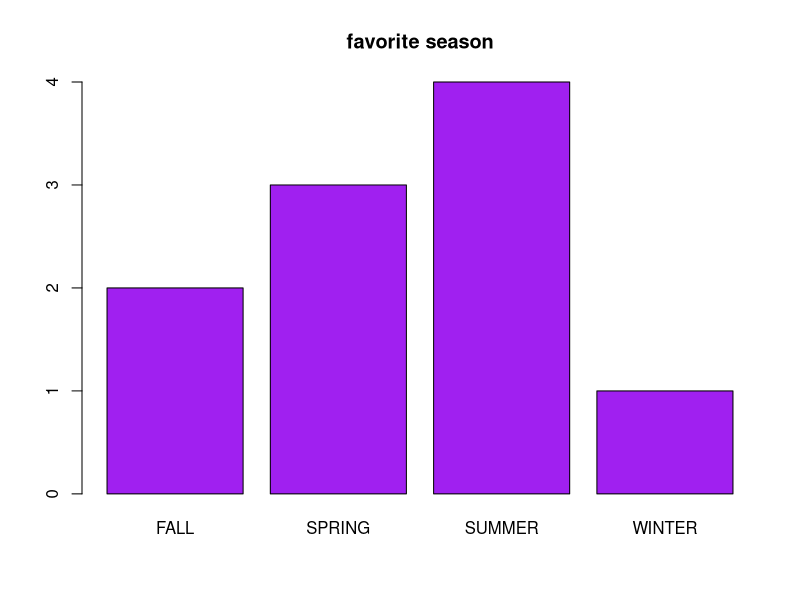
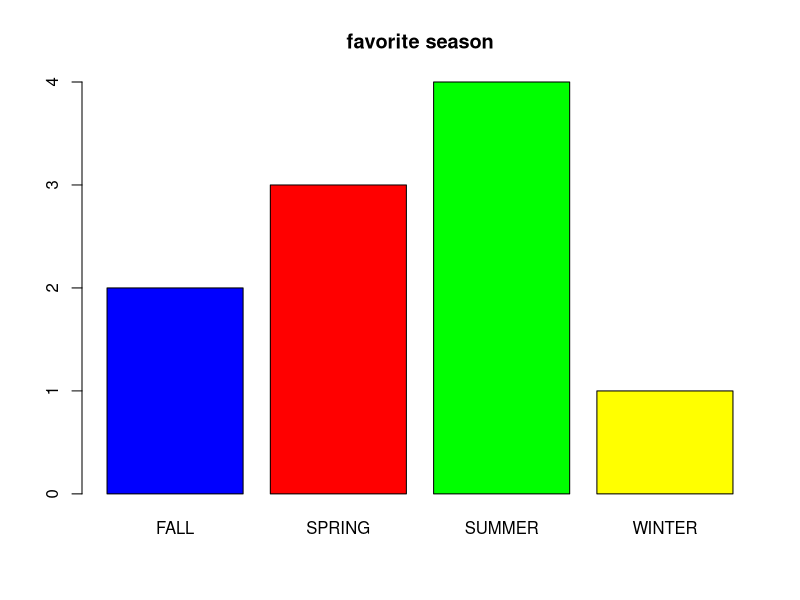
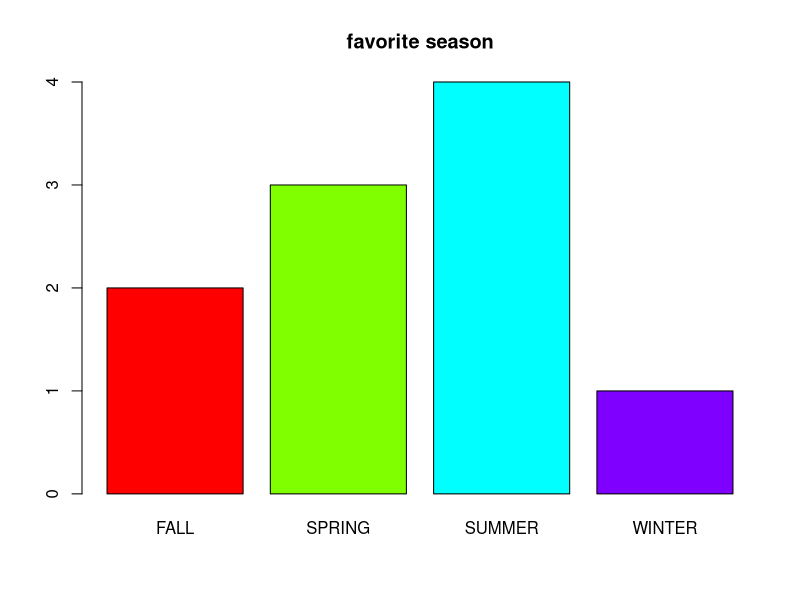
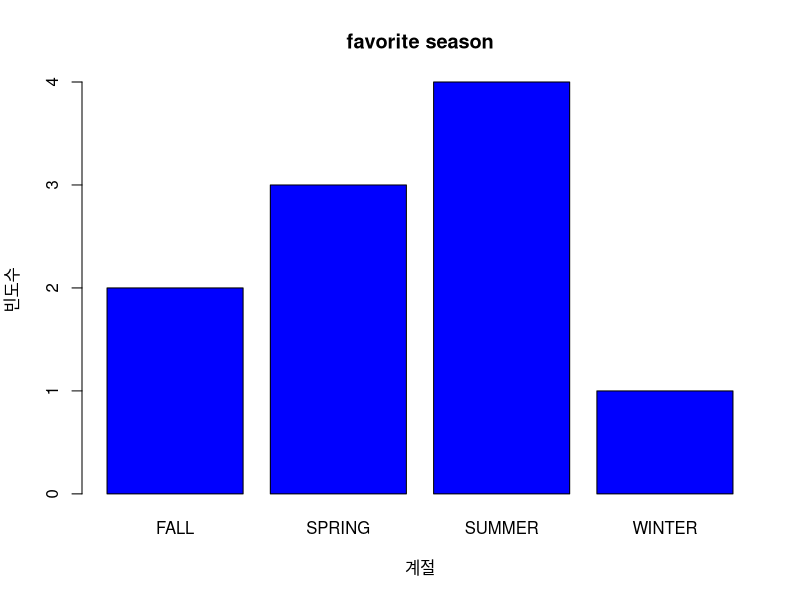
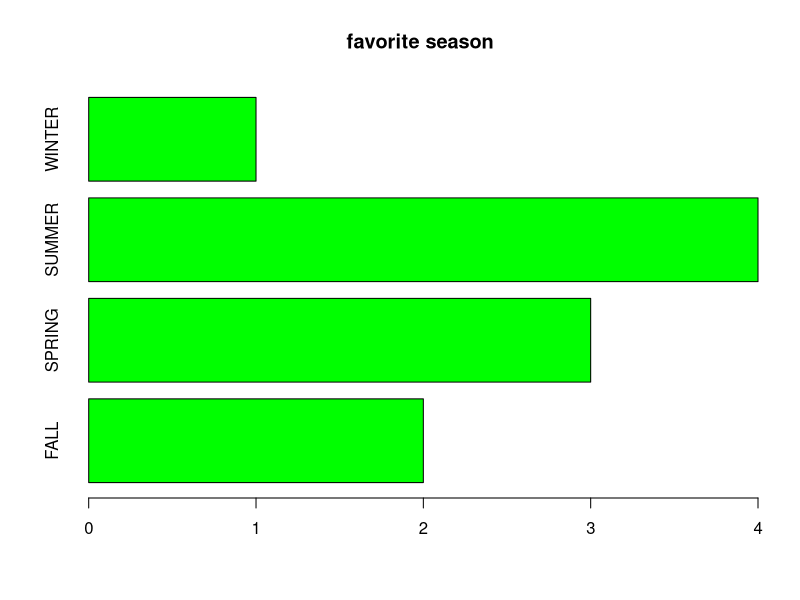
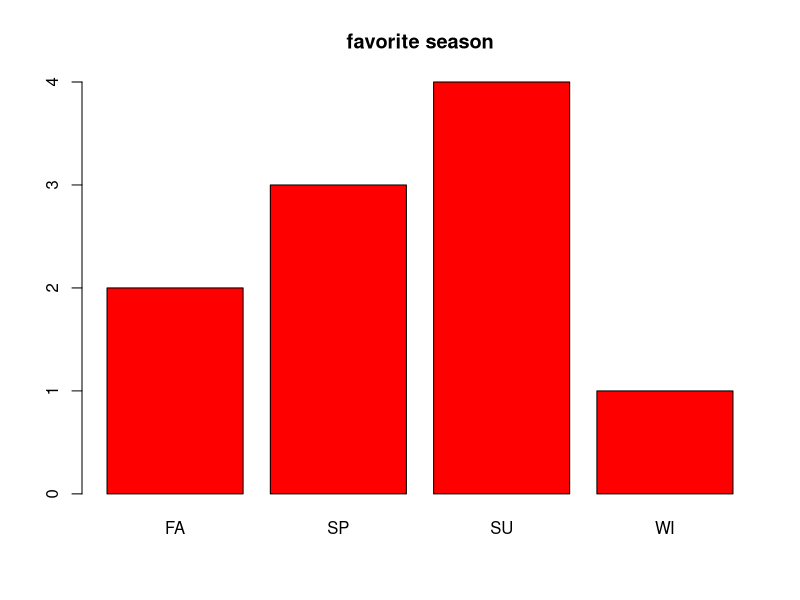
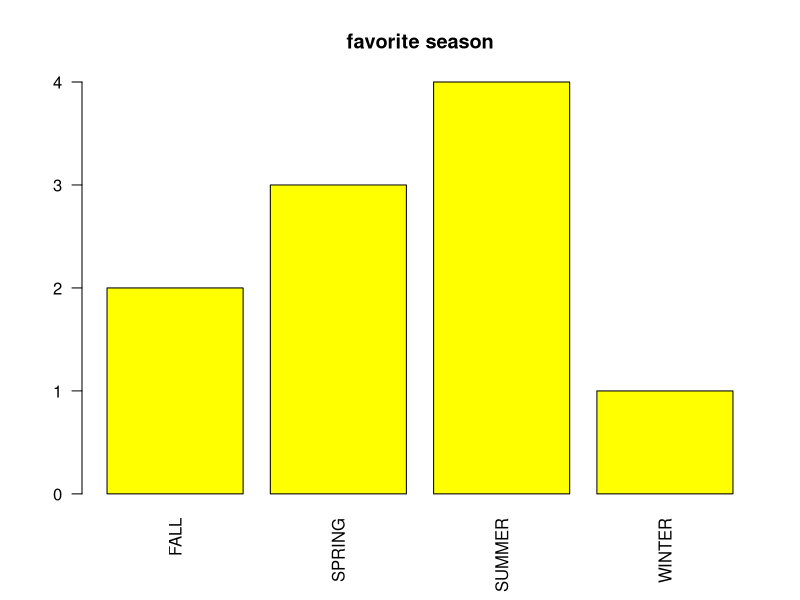

Write the R code that produced these figures, in order.
favorite <- c('WINTER','SUMMER','SPRING','SUMMER',
              'SUMMER','FALL','FALL','SUMMER','SPRING','SPRING')

favorite
table(favorite)

ds <- table(favorite)
ds

barplot(ds, main = 'favorite season',col = 'purple') #한가지 색깔
#barplot(table 변수, main = '상단 제목 이름', col = '색깔')
barplot(ds, main = 'favorite season', col=c('blue','red','green','yellow')) #각각의 색을 넣을때

#팔레트에서 색을 지정하기
barplot(ds, main = 'favorite season', col= rainbow(4))

barplot(ds, main='favorite season', col = 'blue', xlab = '계절', ylab = '빈도수' ) #가로축, 세로축 이름 지정

barplot(ds, main='favorite season', col = 'green', horiz=TRUE) #회전

barplot(ds, main='favorite season', col = 'red',names=c('FA','SP','SU','WI')) # 각각의 막대축 객체에 이름 생성

barplot(ds, main = 'favorite season', col = 'yellow', las=2) #눈금 2

colors()

# 색을 바꾸는 옵션:
# 1. blue , red, yellow, green 과 같이 색을 직접 입력
# 2. #0000FF
# 3. RGB
